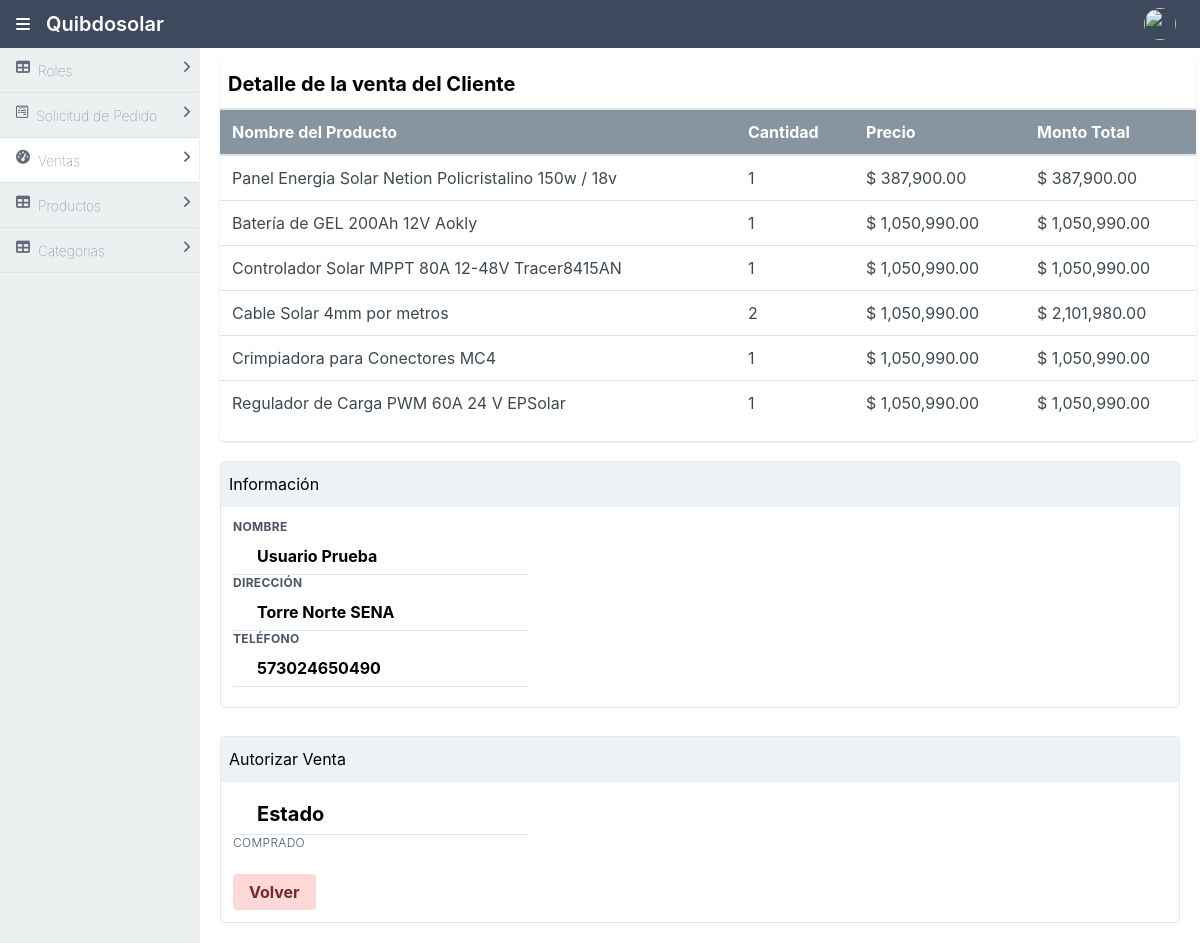
The app's page /admin/detalleOrden.php?id=3 with its own data.
### tables this page shows
CREATE TABLE `detalle_orden` (
  `id_detalle_orden` int(11) NOT NULL,
  `cliente` int(11) NOT NULL,
  `id_orden` int(11) NOT NULL,
  `id_producto` int(11) NOT NULL,
  `cantidad_venta` int(11) NOT NULL,
  `precio_producto` float(12,2) DEFAULT NULL,
  `monto_total` float(12,2) NOT NULL,
  `estado` tinyint(1) NOT NULL,
  `extra` tinyint(1) NOT NULL
);

CREATE TABLE `producto` (
  `id_producto` int(11) NOT NULL,
  `serial` varchar(12) NOT NULL,
  `producto` varchar(100) NOT NULL,
  `descripcion` text NOT NULL,
  `caracteristicas` text NOT NULL,
  `cantidad` int(11) NOT NULL,
  `precio` float(12,2) DEFAULT NULL,
  `id_categoria` int(11) NOT NULL,
  `estado_producto` tinyint(1) NOT NULL
);

CREATE TABLE `orden` (
  `id_orden` int(11) NOT NULL,
  `cliente` int(11) NOT NULL,
  `total` float(12,2) NOT NULL,
  `estado` tinyint(1) NOT NULL,
  `condicion` tinyint(1) NOT NULL,
  `fecha` timestamp NOT NULL DEFAULT CURRENT_TIMESTAMP ON UPDATE CURRENT_TIMESTAMP
);

CREATE TABLE `cliente` (
  `id` int(11) NOT NULL,
  `nombre` varchar(50) NOT NULL,
  `apellido` varchar(50) NOT NULL,
  `direccion` varchar(60) NOT NULL,
  `telefono` varchar(15) NOT NULL,
  `email` varchar(60) NOT NULL,
  `contrasenia` varchar(50) NOT NULL,
  `token` varchar(45) DEFAULT NULL,
  `estado` tinyint(1) NOT NULL
);

### admin/detalleOrden.php (the view, shortened to what this page needs)
<?php
    $db = new Database();
    $connection = $db->connect();
    $id = $_GET["id"];
    $consulta = $connection->prepare("SELECT id_detalle_orden, PRODUCTO.producto AS NombreProducto, cantidad_venta, precio_producto, monto_total FROM detalle_orden INNER JOIN PRODUCTO ON detalle_orden.id_producto = PRODUCTO.id_producto WHERE id_orden=:id");
    $consulta->execute(['id' => $id]);
    $detalles = $consulta->fetchAll(PDO::FETCH_ASSOC);
    $consulta2 = $connection->prepare("SELECT id_orden, cliente, CONCAT(cliente.nombre, ' ', cliente.apellido) AS nombre, cliente.direccion AS direccion,  cliente.telefono AS telefono, total, orden.estado FROM orden INNER JOIN cliente ON orden.cliente = cliente.id WHERE id_orden=:id");
    $consulta2->execute(['id' => $id]);
    $orden = $consulta2->fetch(PDO::FETCH_ASSOC);
    $consulta4 = $connection->prepare("SELECT orden.estado, condicion FROM orden WHERE id_orden=:id");
    $consulta4->execute(['id' => $id]);
    $boton = $consulta4->fetch(PDO::FETCH_ASSOC);
?>
<!DOCTYPE html>
<html lang="en">
<head>
    <link rel="stylesheet" href="../css/styles.css">
    <link rel="stylesheet" href="../css/all.css">
</head>
<body>
    <div class="mx-auto bg-grey-400">
        <div class="min-h-screen flex flex-col">
            <header class="bg-nav">
                <?php include("../componentes/headerAdmin.php") ?>
            </header>
            <div class="flex flex-1">
                <aside id="sidebar"
                    class="bg-side-nav w-1/2 md:w-1/6 lg:w-1/6 border-r border-side-nav md:block lg:block">
                    <ul class="list-reset flex flex-col">
                        <?php include("../componentes/barralateralAdmin.php") ?>
                    </ul>
                </aside>
                <main class="bg-white-300 flex-1 p-3 overflow-hidden">
                    <div class="flex flex-col">
                        <div class="rounded overflow-hidden shadow bg-white mx-2 w-full">
                            <div class="px-2 py-3 border-b border-light-grey">
                                <div class="font-bold text-xl">Detalle de la venta del Cliente</div>
                            </div>
                            <div class="table-responsive">
                                <table class="table text-grey-darkest">
                                    <thead class="bg-grey-dark text-white text-normal">
                                        <tr>
                                            <th scope="col">Nombre del Producto</th>
                                            <th scope="col">Cantidad</th>
                                            <th scope="col">Precio</th>
                                            <th scope="col">Monto Total</th>
                                        </tr>
                                    </thead>
                                    <tbody>
                                        <?php
                                                foreach ($detalles as $key => $detalle) {
                                            ?>
                                        <tr>
                                            <td>
                                                <?php echo $detalle["NombreProducto"] . "<br>"; ?>
                                            </td>
                                            <td>
                                                <?php echo $detalle["cantidad_venta"] . "<br>"; ?></td>
                                            <td>
                                                $ <?php echo number_format($detalle["precio_producto"],2) . "<br>"; ?>
                                            </td>
                                            <td>
                                                $ <?php echo number_format($detalle["monto_total"],2) . "<br>"; ?>
                                            </td>
                                        </tr>
                                        <?php
                                                }
                                            ?>
                                    </tbody>
                                </table>
                            </div>
                        </div>
                    </div>
                    <br>
                    <div class="flex flex-1  flex-col md:flex-row lg:flex-row mx-2">
                        <div class="mb-2 border-solid border-gray-300 rounded border shadow-sm w-full">
                            <div class="bg-gray-200 px-2 py-3 border-solid border-gray-200 border-b">
                                Información
                            </div>
                                <div class="p-3">
                                    <div class="flex flex-wrap -mx-3 mb-2">
                                        <div class="w-full md:w-1/3 px-3 mb-6 md:mb-0">
                                            <div class="relative">
                                                <label class="block uppercase tracking-wide text-gray-700 text-xs font-bold mb-1" for="grid-last-name">
                                                    Nombre
                                                </label>
                                            </div>
                                            <div class="px-6 py-2 border-b border-light-grey">
                                                <div class="font-bold"><?php echo $orden['nombre']?></div>
                                            </div>
                                            <div class="relative">
                                                <label class="block uppercase tracking-wide text-gray-700 text-xs font-bold mb-1" for="grid-last-name">
                                                    Dirección
                                                </label>
                                            </div>
                                            <div class="px-6 py-2 border-b border-light-grey">
                                                <div class="font-bold"><?php echo $orden['direccion']?></div>
                                            </div>
                                            <div class="relative">
                                                <label class="block uppercase tracking-wide text-gray-700 text-xs font-bold mb-1" for="grid-last-name">
                                                    Teléfono
                                                </label>
                                            </div>
                                            <div class="px-6 py-2 border-b border-light-grey">
                                                <div class="font-bold"><?php echo $orden['telefono']?></div>
                                            </div>
                                        </div>
                                    </div>
                                </div>
                        </div>
                    </div>
                    <br>
                    <div class="flex flex-1  flex-col md:flex-row lg:flex-row mx-2">
                        <div class="mb-2 border-solid border-gray-300 rounded border shadow-sm w-full">
                            <div class="bg-gray-200 px-2 py-3 border-solid border-gray-200 border-b">
                                Autorizar Venta
                            </div>
                            <div class="p-3">
                                <form class="w-full" action="./cambiodeestadodepedidos.php" method="post">
                                    <div class="flex flex-wrap -mx-3 mb-2">
                                        <div class="w-full md:w-1/3 px-3 mb-6 md:mb-0">
                                            <div class="px-6 py-2 border-b border-light-grey">
                                                <div class="font-bold text-xl">Estado</div>
                                            </div>
                                            <div class="relative">
                                            <?php
                                                if ($boton['estado'] == 1 and $boton['condicion'] == 0){
                                            ?>
                                                    <select name="estado" class="block appearance-none w-full bg-grey-200 border border-grey-200 text-grey-darker py-3 px-4 pr-8 rounded leading-tight focus:outline-none focus:bg-white focus:border-grey" id="grid-state" required>
                                                        <option value="" selected>Seleccione una opción</option>
                                                        <option value="0">Aprobado</option>
                                                        <option value="1">Cancelar</option>
                                                    </select>
                                            <?php
                                                }elseif ($boton['estado'] == 0 and $boton['condicion'] == 0) {
                                            ?>
                                                    <label
                                                        class="block uppercase tracking-wide text-gray-700 text-xs font-light mb-1"
                                                        for="grid-last-name">
                                                        Comprado
                                                    </label>
                                            <?php
                                                }
                                            ?>
                                            </div>
                                        </div>
                                    </div>
                                    <div class="mt-5">
                                        <?php
                                            if ($boton['estado'] == 1 and $boton['condicion'] == 0){
                                        ?>
                                            <input type="text" name="id_orden" id="" value="<?php echo $orden["id_orden"] ?>" hidden>
                                            <button
                                                class='bg-green-500 hover:bg-green-800 text-white font-bold py-2 px-4 rounded'>Actualizar</button>
                                            <button
                                                class='close-modal cursor-pointer bg-red-200 hover:bg-red-500 text-red-900 font-bold py-2 px-4 rounded'
                                                type="button"> <a href="./otros.php">Volver</a>
                                            </button>
                                        <?php
                                            }elseif ($boton['estado'] == 0 and $boton['condicion'] == 0) {
                                        ?>
                                                <button
                                                    class='close-modal cursor-pointer bg-red-200 hover:bg-red-500 text-red-900 font-bold py-2 px-4 rounded'
                                                    type="button"> <a href="./otros.php">Volver</a>
                                                </button>
                                        <?php
                                            }
                                        ?>
                                    </div>
                                </form>
                            </div>
                        </div>
                    </div>
                </main>
            </div>
        </div>
    </div>
</body>
</html>

### records on screen
detalle_orden: id_producto.producto "Panel Energia Solar Netion Policristalino 150w / 18v", cantidad_venta "1", precio_producto "387,900.00", monto_total "387,900.00"
detalle_orden: id_producto.producto "Batería de GEL 200Ah 12V Aokly", cantidad_venta "1", precio_producto "1,050,990.00", monto_total "1,050,990.00"
detalle_orden: id_producto.producto "Controlador Solar MPPT 80A 12-48V Tracer8415AN", cantidad_venta "1", precio_producto "1,050,990.00", monto_total "1,050,990.00"
detalle_orden: id_producto.producto "Cable Solar 4mm por metros", cantidad_venta "2", precio_producto "1,050,990.00", monto_total "2,101,980.00"
detalle_orden: id_producto.producto "Crimpiadora para Conectores MC4", cantidad_venta "1", precio_producto "1,050,990.00", monto_total "1,050,990.00"
detalle_orden: id_producto.producto "Regulador de Carga PWM 60A 24 V EPSolar", cantidad_venta "1", precio_producto "1,050,990.00", monto_total "1,050,990.00"
orden: cliente.direccion "Torre Norte SENA", cliente.telefono "573024650490"

### other values on screen
$orden['nombre'] "Usuario Prueba"
